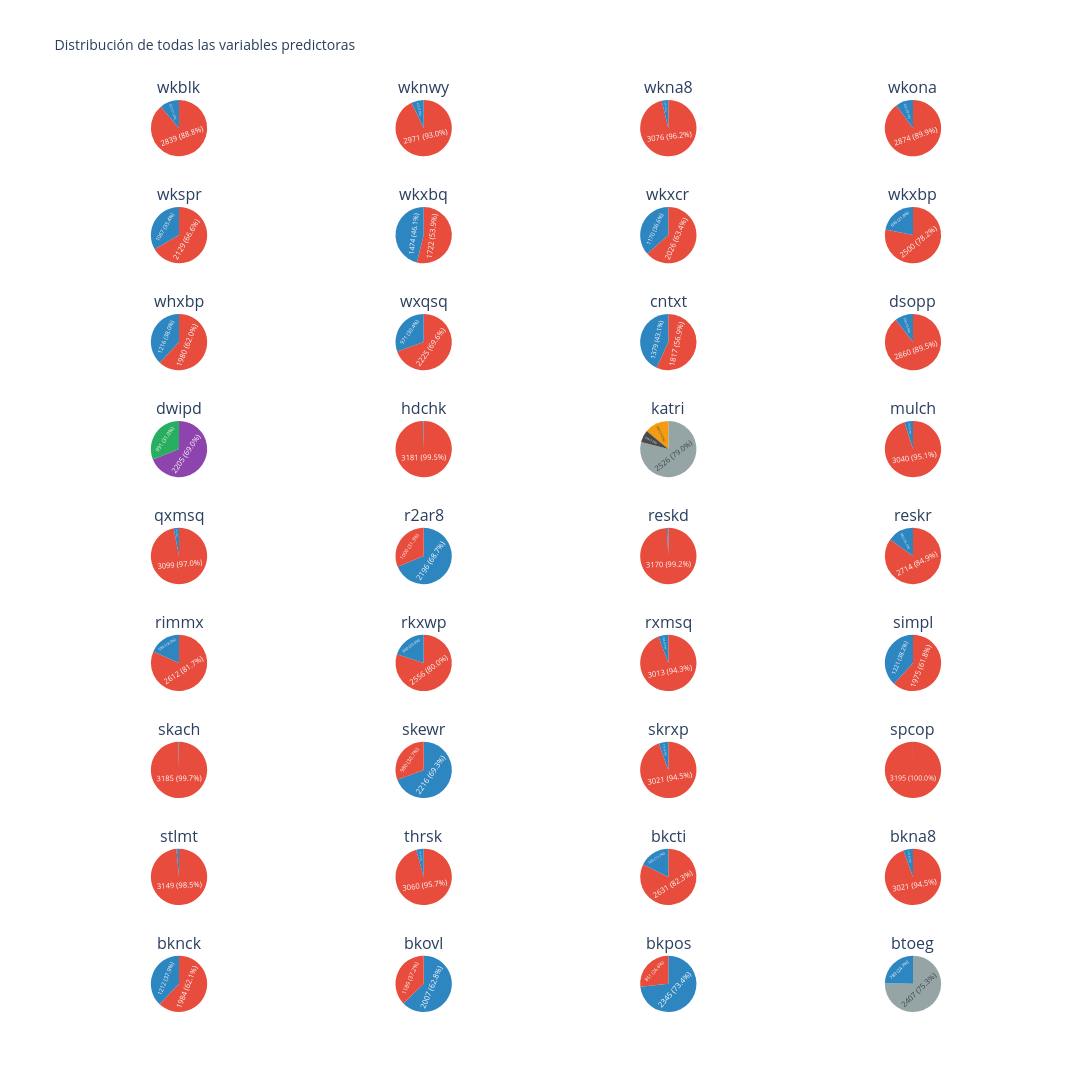

The notebook cell saved with this chart:
### Markdown cell above
Se muestra el porcentaje de cada característica (`t`, `f`, `n`, `b`, `g`, `l`) para cada variable, en particular, solo 2 de alguna de las 6, ya que son binarias. Se puede observar que la mayoría poseen `t` y `f`, true y false, a excepción de `dwipd`, con `g` y `l`. 

Se muestra el porcentaje de cada característica (`n`, `b`, `w`) para la variable ternaria.

### Code cell
colores_personalizados = {
    't': '#2E86C1',   # Azul
    'f': '#E74C3C',   # Rojo
    'n': '#95A5A6',   # Gris
    'b': '#4A4A4A',   # Gris oscuro
    'w': '#F39C12',   # Naranja
    'g': '#27AE60',   # Verde
    'l': '#8E44AD'    # Morado
}

# Crear subplot con 9 filas x 4 columnas
fig = make_subplots(
    rows=9, cols=4,
    specs=[[{'type': 'pie'} for _ in range(4)] for _ in range(9)],
    subplot_titles=vars_predictoras
)

# Añadir cada gráfico de pastel al subplot
row = 1
col = 1

for i, var in enumerate(vars_predictoras):
    # Calcular frecuencias
    tabla = datos[var].value_counts().reset_index()
    tabla.columns = ['valor', 'n']
    tabla['Porcentaje'] = round((tabla['n'] / tabla['n'].sum()) * 100, 1)
    tabla['Etiqueta'] = tabla['n'].astype(str) + " (" + tabla['Porcentaje'].astype(str) + "%)"
    
    # Colores
    colores_usar = [colores_personalizados.get(v, '#999999') for v in tabla['valor']]
    
    # Añadir al subplot
    fig.add_trace(
        go.Pie(
            labels=tabla['valor'],
            values=tabla['n'],
            text=tabla['Etiqueta'],
            textposition='inside',
            textinfo='text',
            marker=dict(colors=colores_usar),
            hoverinfo='label+percent+value',
            hovertemplate='<b>%{label}</b><br>Frecuencia: %{value}<br>Porcentaje: %{percent}<extra></extra>',
            showlegend=False,
            domain=dict(x=[0, 1], y=[0, 1])
        ),
        row=row, col=col
    )
    
    # Avanzar columna/fila
    col += 1
    if col > 4:
        col = 1
        row += 1

# Configurar layout general
fig.update_layout(
    title_text='Distribución de todas las variables predictoras',
    height=2800,
    width=1200,
    showlegend=False,
    font=dict(size=10)
)

fig.show()

### Figure 1 — Plotly figure (JSON) as saved in the notebook; plotly's stock layout.template omitted (floating-point values rounded to 4 significant figures)
{"data": [{"domain": {"x": [0, 0.2125], "y": [0.9383, 1]}, "hoverinfo": "label+percent+value", "hovertemplate": "<b>%{label}</b><br>Frecuencia: %{value}<br>Porcentaje: %{percent}<extra></extra>", "labels": ["f", "t"], "marker": {"colors": ["#E74C3C", "#2E86C1"]}, "showlegend": false, "text": ["2839 (88.8%)", "357 (11.2%)"], "textinfo": "text", "textposition": "inside", "type": "pie", "values": [2839, 357]}, {"domain": {"x": [0.2625, 0.475], "y": [0.9383, 1]}, "hoverinfo": "label+percent+value", "hovertemplate": "<b>%{label}</b><br>Frecuencia: %{value}<br>Porcentaje: %{percent}<extra></extra>", "labels": ["f", "t"], "marker": {"colors": ["#E74C3C", "#2E86C1"]}, "showlegend": false, "text": ["2971 (93.0%)", "225 (7.0%)"], "textinfo": "text", "textposition": "inside", "type": "pie", "values": [2971, 225]}, {"domain": {"x": [0.525, 0.7375], "y": [0.9383, 1]}, "hoverinfo": "label+percent+value", "hovertemplate": "<b>%{label}</b><br>Frecuencia: %{value}<br>Porcentaje: %{percent}<extra></extra>", "labels": ["f", "t"], "marker": {"colors": ["#E74C3C", "#2E86C1"]}, "showlegend": false, "text": ["3076 (96.2%)", "120 (3.8%)"], "textinfo": "text", "textposition": "inside", "type": "pie", "values": [3076, 120]}, {"domain": {"x": [0.7875, 1], "y": [0.9383, 1]}, "hoverinfo": "label+percent+value", "hovertemplate": "<b>%{label}</b><br>Frecuencia: %{value}<br>Porcentaje: %{percent}<extra></extra>", "labels": ["f", "t"], "marker": {"colors": ["#E74C3C", "#2E86C1"]}, "showlegend": false, "text": ["2874 (89.9%)", "322 (10.1%)"], "textinfo": "text", "textposition": "inside", "type": "pie", "values": [2874, 322]}, {"domain": {"x": [0, 0.2125], "y": [0.821, 0.8827]}, "hoverinfo": "label+percent+value", "hovertemplate": "<b>%{label}</b><br>Frecuencia: %{value}<br>Porcentaje: %{percent}<extra></extra>", "labels": ["f", "t"], "marker": {"colors": ["#E74C3C", "#2E86C1"]}, "showlegend": false, "text": ["2129 (66.6%)", "1067 (33.4%)"], "textinfo": "text", "textposition": "inside", "type": "pie", "values": [2129, 1067]}, {"domain": {"x": [0.2625, 0.475], "y": [0.821, 0.8827]}, "hoverinfo": "label+percent+value", "hovertemplate": "<b>%{label}</b><br>Frecuencia: %{value}<br>Porcentaje: %{percent}<extra></extra>", "labels": ["f", "t"], "marker": {"colors": ["#E74C3C", "#2E86C1"]}, "showlegend": false, "text": ["1722 (53.9%)", "1474 (46.1%)"], "textinfo": "text", "textposition": "inside", "type": "pie", "values": [1722, 1474]}, {"domain": {"x": [0.525, 0.7375], "y": [0.821, 0.8827]}, "hoverinfo": "label+percent+value", "hovertemplate": "<b>%{label}</b><br>Frecuencia: %{value}<br>Porcentaje: %{percent}<extra></extra>", "labels": ["f", "t"], "marker": {"colors": ["#E74C3C", "#2E86C1"]}, "showlegend": false, "text": ["2026 (63.4%)", "1170 (36.6%)"], "textinfo": "text", "textposition": "inside", "type": "pie", "values": [2026, 1170]}, {"domain": {"x": [0.7875, 1], "y": [0.821, 0.8827]}, "hoverinfo": "label+percent+value", "hovertemplate": "<b>%{label}</b><br>Frecuencia: %{value}<br>Porcentaje: %{percent}<extra></extra>", "labels": ["f", "t"], "marker": {"colors": ["#E74C3C", "#2E86C1"]}, "showlegend": false, "text": ["2500 (78.2%)", "696 (21.8%)"], "textinfo": "text", "textposition": "inside", "type": "pie", "values": [2500, 696]}, {"domain": {"x": [0, 0.2125], "y": [0.7037, 0.7654]}, "hoverinfo": "label+percent+value", "hovertemplate": "<b>%{label}</b><br>Frecuencia: %{value}<br>Porcentaje: %{percent}<extra></extra>", "labels": ["f", "t"], "marker": {"colors": ["#E74C3C", "#2E86C1"]}, "showlegend": false, "text": ["1980 (62.0%)", "1216 (38.0%)"], "textinfo": "text", "textposition": "inside", "type": "pie", "values": [1980, 1216]}, {"domain": {"x": [0.2625, 0.475], "y": [0.7037, 0.7654]}, "hoverinfo": "label+percent+value", "hovertemplate": "<b>%{label}</b><br>Frecuencia: %{value}<br>Porcentaje: %{percent}<extra></extra>", "labels": ["f", "t"], "marker": {"colors": ["#E74C3C", "#2E86C1"]}, "showlegend": false, "text": ["2225 (69.6%)", "971 (30.4%)"], "textinfo": "text", "textposition": "inside", "type": "pie", "values": [2225, 971]}, {"domain": {"x": [0.525, 0.7375], "y": [0.7037, 0.7654]}, "hoverinfo": "label+percent+value", "hovertemplate": "<b>%{label}</b><br>Frecuencia: %{value}<br>Porcentaje: %{percent}<extra></extra>", "labels": ["f", "t"], "marker": {"colors": ["#E74C3C", "#2E86C1"]}, "showlegend": false, "text": ["1817 (56.9%)", "1379 (43.1%)"], "textinfo": "text", "textposition": "inside", "type": "pie", "values": [1817, 1379]}, {"domain": {"x": [0.7875, 1], "y": [0.7037, 0.7654]}, "hoverinfo": "label+percent+value", "hovertemplate": "<b>%{label}</b><br>Frecuencia: %{value}<br>Porcentaje: %{percent}<extra></extra>", "labels": ["f", "t"], "marker": {"colors": ["#E74C3C", "#2E86C1"]}, "showlegend": false, "text": ["2860 (89.5%)", "336 (10.5%)"], "textinfo": "text", "textposition": "inside", "type": "pie", "values": [2860, 336]}, {"domain": {"x": [0, 0.2125], "y": [0.5864, 0.6481]}, "hoverinfo": "label+percent+value", "hovertemplate": "<b>%{label}</b><br>Frecuencia: %{value}<br>Porcentaje: %{percent}<extra></extra>", "labels": ["l", "g"], "marker": {"colors": ["#8E44AD", "#27AE60"]}, "showlegend": false, "text": ["2205 (69.0%)", "991 (31.0%)"], "textinfo": "text", "textposition": "inside", "type": "pie", "values": [2205, 991]}, {"domain": {"x": [0.2625, 0.475], "y": [0.5864, 0.6481]}, "hoverinfo": "label+percent+value", "hovertemplate": "<b>%{label}</b><br>Frecuencia: %{value}<br>Porcentaje: %{percent}<extra></extra>", "labels": ["f", "t"], "marker": {"colors": ["#E74C3C", "#2E86C1"]}, "showlegend": false, "text": ["3181 (99.5%)", "15 (0.5%)"], "textinfo": "text", "textposition": "inside", "type": "pie", "values": [3181, 15]}, {"domain": {"x": [0.525, 0.7375], "y": [0.5864, 0.6481]}, "hoverinfo": "label+percent+value", "hovertemplate": "<b>%{label}</b><br>Frecuencia: %{value}<br>Porcentaje: %{percent}<extra></extra>", "labels": ["n", "w", "b"], "marker": {"colors": ["#95A5A6", "#F39C12", "#4A4A4A"]}, "showlegend": false, "text": ["2526 (79.0%)", "446 (14.0%)", "224 (7.0%)"], "textinfo": "text", "textposition": "inside", "type": "pie", "values": [2526, 446, 224]}, {"domain": {"x": [0.7875, 1], "y": [0.5864, 0.6481]}, "hoverinfo": "label+percent+value", "hovertemplate": "<b>%{label}</b><br>Frecuencia: %{value}<br>Porcentaje: %{percent}<extra></extra>", "labels": ["f", "t"], "marker": {"colors": ["#E74C3C", "#2E86C1"]}, "showlegend": false, "text": ["3040 (95.1%)", "156 (4.9%)"], "textinfo": "text", "textposition": "inside", "type": "pie", "values": [3040, 156]}, {"domain": {"x": [0, 0.2125], "y": [0.4691, 0.5309]}, "hoverinfo": "label+percent+value", "hovertemplate": "<b>%{label}</b><br>Frecuencia: %{value}<br>Porcentaje: %{percent}<extra></extra>", "labels": ["f", "t"], "marker": {"colors": ["#E74C3C", "#2E86C1"]}, "showlegend": false, "text": ["3099 (97.0%)", "97 (3.0%)"], "textinfo": "text", "textposition": "inside", "type": "pie", "values": [3099, 97]}, {"domain": {"x": [0.2625, 0.475], "y": [0.4691, 0.5309]}, "hoverinfo": "label+percent+value", "hovertemplate": "<b>%{label}</b><br>Frecuencia: %{value}<br>Porcentaje: %{percent}<extra></extra>", "labels": ["t", "f"], "marker": {"colors": ["#2E86C1", "#E74C3C"]}, "showlegend": false, "text": ["2196 (68.7%)", "1000 (31.3%)"], "textinfo": "text", "textposition": "inside", "type": "pie", "values": [2196, 1000]}, {"domain": {"x": [0.525, 0.7375], "y": [0.4691, 0.5309]}, "hoverinfo": "label+percent+value", "hovertemplate": "<b>%{label}</b><br>Frecuencia: %{value}<br>Porcentaje: %{percent}<extra></extra>", "labels": ["f", "t"], "marker": {"colors": ["#E74C3C", "#2E86C1"]}, "showlegend": false, "text": ["3170 (99.2%)", "26 (0.8%)"], "textinfo": "text", "textposition": "inside", "type": "pie", "values": [3170, 26]}, {"domain": {"x": [0.7875, 1], "y": [0.4691, 0.5309]}, "hoverinfo": "label+percent+value", "hovertemplate": "<b>%{label}</b><br>Frecuencia: %{value}<br>Porcentaje: %{percent}<extra></extra>", "labels": ["f", "t"], "marker": {"colors": ["#E74C3C", "#2E86C1"]}, "showlegend": false, "text": ["2714 (84.9%)", "482 (15.1%)"], "textinfo": "text", "textposition": "inside", "type": "pie", "values": [2714, 482]}, {"domain": {"x": [0, 0.2125], "y": [0.3519, 0.4136]}, "hoverinfo": "label+percent+value", "hovertemplate": "<b>%{label}</b><br>Frecuencia: %{value}<br>Porcentaje: %{percent}<extra></extra>", "labels": ["f", "t"], "marker": {"colors": ["#E74C3C", "#2E86C1"]}, "showlegend": false, "text": ["2612 (81.7%)", "584 (18.3%)"], "textinfo": "text", "textposition": "inside", "type": "pie", "values": [2612, 584]}, {"domain": {"x": [0.2625, 0.475], "y": [0.3519, 0.4136]}, "hoverinfo": "label+percent+value", "hovertemplate": "<b>%{label}</b><br>Frecuencia: %{value}<br>Porcentaje: %{percent}<extra></extra>", "labels": ["f", "t"], "marker": {"colors": ["#E74C3C", "#2E86C1"]}, "showlegend": false, "text": ["2556 (80.0%)", "640 (20.0%)"], "textinfo": "text", "textposition": "inside", "type": "pie", "values": [2556, 640]}, {"domain": {"x": [0.525, 0.7375], "y": [0.3519, 0.4136]}, "hoverinfo": "label+percent+value", "hovertemplate": "<b>%{label}</b><br>Frecuencia: %{value}<br>Porcentaje: %{percent}<extra></extra>", "labels": ["f", "t"], "marker": {"colors": ["#E74C3C", "#2E86C1"]}, "showlegend": false, "text": ["3013 (94.3%)", "183 (5.7%)"], "textinfo": "text", "textposition": "inside", "type": "pie", "values": [3013, 183]}, {"domain": {"x": [0.7875, 1], "y": [0.3519, 0.4136]}, "hoverinfo": "label+percent+value", "hovertemplate": "<b>%{label}</b><br>Frecuencia: %{value}<br>Porcentaje: %{percent}<extra></extra>", "labels": ["f", "t"], "marker": {"colors": ["#E74C3C", "#2E86C1"]}, "showlegend": false, "text": ["1975 (61.8%)", "1221 (38.2%)"], "textinfo": "text", "textposition": "inside", "type": "pie", "values": [1975, 1221]}, {"domain": {"x": [0, 0.2125], "y": [0.2346, 0.2963]}, "hoverinfo": "label+percent+value", "hovertemplate": "<b>%{label}</b><br>Frecuencia: %{value}<br>Porcentaje: %{percent}<extra></extra>", "labels": ["f", "t"], "marker": {"colors": ["#E74C3C", "#2E86C1"]}, "showlegend": false, "text": ["3185 (99.7%)", "11 (0.3%)"], "textinfo": "text", "textposition": "inside", "type": "pie", "values": [3185, 11]}, {"domain": {"x": [0.2625, 0.475], "y": [0.2346, 0.2963]}, "hoverinfo": "label+percent+value", "hovertemplate": "<b>%{label}</b><br>Frecuencia: %{value}<br>Porcentaje: %{percent}<extra></extra>", "labels": ["t", "f"], "marker": {"colors": ["#2E86C1", "#E74C3C"]}, "showlegend": false, "text": ["2216 (69.3%)", "980 (30.7%)"], "textinfo": "text", "textposition": "inside", "type": "pie", "values": [2216, 980]}, {"domain": {"x": [0.525, 0.7375], "y": [0.2346, 0.2963]}, "hoverinfo": "label+percent+value", "hovertemplate": "<b>%{label}</b><br>Frecuencia: %{value}<br>Porcentaje: %{percent}<extra></extra>", "labels": ["f", "t"], "marker": {"colors": ["#E74C3C", "#2E86C1"]}, "showlegend": false, "text": ["3021 (94.5%)", "175 (5.5%)"], "textinfo": "text", "textposition": "inside", "type": "pie", "values": [3021, 175]}, {"domain": {"x": [0.7875, 1], "y": [0.2346, 0.2963]}, "hoverinfo": "label+percent+value", "hovertemplate": "<b>%{label}</b><br>Frecuencia: %{value}<br>Porcentaje: %{percent}<extra></extra>", "labels": ["f", "t"], "marker": {"colors": ["#E74C3C", "#2E86C1"]}, "showlegend": false, "text": ["3195 (100.0%)", "1 (0.0%)"], "textinfo": "text", "textposition": "inside", "type": "pie", "values": [3195, 1]}, {"domain": {"x": [0, 0.2125], "y": [0.1173, 0.179]}, "hoverinfo": "label+percent+value", "hovertemplate": "<b>%{label}</b><br>Frecuencia: %{value}<br>Porcentaje: %{percent}<extra></extra>", "labels": ["f", "t"], "marker": {"colors": ["#E74C3C", "#2E86C1"]}, "showlegend": false, "text": ["3149 (98.5%)", "47 (1.5%)"], "textinfo": "text", "textposition": "inside", "type": "pie", "values": [3149, 47]}, {"domain": {"x": [0.2625, 0.475], "y": [0.1173, 0.179]}, "hoverinfo": "label+percent+value", "hovertemplate": "<b>%{label}</b><br>Frecuencia: %{value}<br>Porcentaje: %{percent}<extra></extra>", "labels": ["f", "t"], "marker": {"colors": ["#E74C3C", "#2E86C1"]}, "showlegend": false, "text": ["3060 (95.7%)", "136 (4.3%)"], "textinfo": "text", "textposition": "inside", "type": "pie", "values": [3060, 136]}, {"domain": {"x": [0.525, 0.7375], "y": [0.1173, 0.179]}, "hoverinfo": "label+percent+value", "hovertemplate": "<b>%{label}</b><br>Frecuencia: %{value}<br>Porcentaje: %{percent}<extra></extra>", "labels": ["f", "t"], "marker": {"colors": ["#E74C3C", "#2E86C1"]}, "showlegend": false, "text": ["2631 (82.3%)", "565 (17.7%)"], "textinfo": "text", "textposition": "inside", "type": "pie", "values": [2631, 565]}, {"domain": {"x": [0.7875, 1], "y": [0.1173, 0.179]}, "hoverinfo": "label+percent+value", "hovertemplate": "<b>%{label}</b><br>Frecuencia: %{value}<br>Porcentaje: %{percent}<extra></extra>", "labels": ["f", "t"], "marker": {"colors": ["#E74C3C", "#2E86C1"]}, "showlegend": false, "text": ["3021 (94.5%)", "175 (5.5%)"], "textinfo": "text", "textposition": "inside", "type": "pie", "values": [3021, 175]}, {"domain": {"x": [0, 0.2125], "y": [0, 0.06173]}, "hoverinfo": "label+percent+value", "hovertemplate": "<b>%{label}</b><br>Frecuencia: %{value}<br>Porcentaje: %{percent}<extra></extra>", "labels": ["f", "t"], "marker": {"colors": ["#E74C3C", "#2E86C1"]}, "showlegend": false, "text": ["1984 (62.1%)", "1212 (37.9%)"], "textinfo": "text", "textposition": "inside", "type": "pie", "values": [1984, 1212]}, {"domain": {"x": [0.2625, 0.475], "y": [0, 0.06173]}, "hoverinfo": "label+percent+value", "hovertemplate": "<b>%{label}</b><br>Frecuencia: %{value}<br>Porcentaje: %{percent}<extra></extra>", "labels": ["t", "f"], "marker": {"colors": ["#2E86C1", "#E74C3C"]}, "showlegend": false, "text": ["2007 (62.8%)", "1189 (37.2%)"], "textinfo": "text", "textposition": "inside", "type": "pie", "values": [2007, 1189]}, {"domain": {"x": [0.525, 0.7375], "y": [0, 0.06173]}, "hoverinfo": "label+percent+value", "hovertemplate": "<b>%{label}</b><br>Frecuencia: %{value}<br>Porcentaje: %{percent}<extra></extra>", "labels": ["t", "f"], "marker": {"colors": ["#2E86C1", "#E74C3C"]}, "showlegend": false, "text": ["2345 (73.4%)", "851 (26.6%)"], "textinfo": "text", "textposition": "inside", "type": "pie", "values": [2345, 851]}, {"domain": {"x": [0.7875, 1], "y": [0, 0.06173]}, "hoverinfo": "label+percent+value", "hovertemplate": "<b>%{label}</b><br>Frecuencia: %{value}<br>Porcentaje: %{percent}<extra></extra>", "labels": ["n", "t"], "marker": {"colors": ["#95A5A6", "#2E86C1"]}, "showlegend": false, "text": ["2407 (75.3%)", "789 (24.7%)"], "textinfo": "text", "textposition": "inside", "type": "pie", "values": [2407, 789]}], "layout": {"annotations": [{"font": {"size": 16}, "showarrow": false, "text": "wkblk", "x": 0.1062, "xanchor": "center", "xref": "paper", "y": 1, "yanchor": "bottom", "yref": "paper"}, {"font": {"size": 16}, "showarrow": false, "text": "wknwy", "x": 0.3688, "xanchor": "center", "xref": "paper", "y": 1, "yanchor": "bottom", "yref": "paper"}, {"font": {"size": 16}, "showarrow": false, "text": "wkna8", "x": 0.6313, "xanchor": "center", "xref": "paper", "y": 1, "yanchor": "bottom", "yref": "paper"}, {"font": {"size": 16}, "showarrow": false, "text": "wkona", "x": 0.8938, "xanchor": "center", "xref": "paper", "y": 1, "yanchor": "bottom", "yref": "paper"}, {"font": {"size": 16}, "showarrow": false, "text": "wkspr", "x": 0.1062, "xanchor": "center", "xref": "paper", "y": 0.8827, "yanchor": "bottom", "yref": "paper"}, {"font": {"size": 16}, "showarrow": false, "text": "wkxbq", "x": 0.3688, "xanchor": "center", "xref": "paper", "y": 0.8827, "yanchor": "bottom", "yref": "paper"}, {"font": {"size": 16}, "showarrow": false, "text": "wkxcr", "x": 0.6313, "xanchor": "center", "xref": "paper", "y": 0.8827, "yanchor": "bottom", "yref": "paper"}, {"font": {"size": 16}, "showarrow": false, "text": "wkxbp", "x": 0.8938, "xanchor": "center", "xref": "paper", "y": 0.8827, "yanchor": "bottom", "yref": "paper"}, {"font": {"size": 16}, "showarrow": false, "text": "whxbp", "x": 0.1062, "xanchor": "center", "xref": "paper", "y": 0.7654, "yanchor": "bottom", "yref": "paper"}, {"font": {"size": 16}, "showarrow": false, "text": "wxqsq", "x": 0.3688, "xanchor": "center", "xref": "paper", "y": 0.7654, "yanchor": "bottom", "yref": "paper"}, {"font": {"size": 16}, "showarrow": false, "text": "cntxt", "x": 0.6313, "xanchor": "center", "xref": "paper", "y": 0.7654, "yanchor": "bottom", "yref": "paper"}, {"font": {"size": 16}, "showarrow": false, "text": "dsopp", "x": 0.8938, "xanchor": "center", "xref": "paper", "y": 0.7654, "yanchor": "bottom", "yref": "paper"}, {"font": {"size": 16}, "showarrow": false, "text": "dwipd", "x": 0.1062, "xanchor": "center", "xref": "paper", "y": 0.6481, "yanchor": "bottom", "yref": "paper"}, {"font": {"size": 16}, "showarrow": false, "text": "hdchk", "x": 0.3688, "xanchor": "center", "xref": "paper", "y": 0.6481, "yanchor": "bottom", "yref": "paper"}, {"font": {"size": 16}, "showarrow": false, "text": "katri", "x": 0.6313, "xanchor": "center", "xref": "paper", "y": 0.6481, "yanchor": "bottom", "yref": "paper"}, {"font": {"size": 16}, "showarrow": false, "text": "mulch", "x": 0.8938, "xanchor": "center", "xref": "paper", "y": 0.6481, "yanchor": "bottom", "yref": "paper"}, {"font": {"size": 16}, "showarrow": false, "text": "qxmsq", "x": 0.1062, "xanchor": "center", "xref": "paper", "y": 0.5309, "yanchor": "bottom", "yref": "paper"}, {"font": {"size": 16}, "showarrow": false, "text": "r2ar8", "x": 0.3688, "xanchor": "center", "xref": "paper", "y": 0.5309, "yanchor": "bottom", "yref": "paper"}, {"font": {"size": 16}, "showarrow": false, "text": "reskd", "x": 0.6313, "xanchor": "center", "xref": "paper", "y": 0.5309, "yanchor": "bottom", "yref": "paper"}, {"font": {"size": 16}, "showarrow": false, "text": "reskr", "x": 0.8938, "xanchor": "center", "xref": "paper", "y": 0.5309, "yanchor": "bottom", "yref": "paper"}, {"font": {"size": 16}, "showarrow": false, "text": "rimmx", "x": 0.1062, "xanchor": "center", "xref": "paper", "y": 0.4136, "yanchor": "bottom", "yref": "paper"}, {"font": {"size": 16}, "showarrow": false, "text": "rkxwp", "x": 0.3688, "xanchor": "center", "xref": "paper", "y": 0.4136, "yanchor": "bottom", "yref": "paper"}, {"font": {"size": 16}, "showarrow": false, "text": "rxmsq", "x": 0.6313, "xanchor": "center", "xref": "paper", "y": 0.4136, "yanchor": "bottom", "yref": "paper"}, {"font": {"size": 16}, "showarrow": false, "text": "simpl", "x": 0.8938, "xanchor": "center", "xref": "paper", "y": 0.4136, "yanchor": "bottom", "yref": "paper"}, {"font": {"size": 16}, "showarrow": false, "text": "skach", "x": 0.1062, "xanchor": "center", "xref": "paper", "y": 0.2963, "yanchor": "bottom", "yref": "paper"}, {"font": {"size": 16}, "showarrow": false, "text": "skewr", "x": 0.3688, "xanchor": "center", "xref": "paper", "y": 0.2963, "yanchor": "bottom", "yref": "paper"}, {"font": {"size": 16}, "showarrow": false, "text": "skrxp", "x": 0.6313, "xanchor": "center", "xref": "paper", "y": 0.2963, "yanchor": "bottom", "yref": "paper"}, {"font": {"size": 16}, "showarrow": false, "text": "spcop", "x": 0.8938, "xanchor": "center", "xref": "paper", "y": 0.2963, "yanchor": "bottom", "yref": "paper"}, {"font": {"size": 16}, "showarrow": false, "text": "stlmt", "x": 0.1062, "xanchor": "center", "xref": "paper", "y": 0.179, "yanchor": "bottom", "yref": "paper"}, {"font": {"size": 16}, "showarrow": false, "text": "thrsk", "x": 0.3688, "xanchor": "center", "xref": "paper", "y": 0.179, "yanchor": "bottom", "yref": "paper"}, {"font": {"size": 16}, "showarrow": false, "text": "bkcti", "x": 0.6313, "xanchor": "center", "xref": "paper", "y": 0.179, "yanchor": "bottom", "yref": "paper"}, {"font": {"size": 16}, "showarrow": false, "text": "bkna8", "x": 0.8938, "xanchor": "center", "xref": "paper", "y": 0.179, "yanchor": "bottom", "yref": "paper"}, {"font": {"size": 16}, "showarrow": false, "text": "bknck", "x": 0.1062, "xanchor": "center", "xref": "paper", "y": 0.06173, "yanchor": "bottom", "yref": "paper"}, {"font": {"size": 16}, "showarrow": false, "text": "bkovl", "x": 0.3688, "xanchor": "center", "xref": "paper", "y": 0.06173, "yanchor": "bottom", "yref": "paper"}, {"font": {"size": 16}, "showarrow": false, "text": "bkpos", "x": 0.6313, "xanchor": "center", "xref": "paper", "y": 0.06173, "yanchor": "bottom", "yref": "paper"}, {"font": {"size": 16}, "showarrow": false, "text": "btoeg", "x": 0.8938, "xanchor": "center", "xref": "paper", "y": 0.06173, "yanchor": "bottom", "yref": "paper"}], "font": {"size": 10}, "height": 2800, "showlegend": false, "title": {"text": "Distribución de todas las variables predictoras"}, "width": 1200}}
